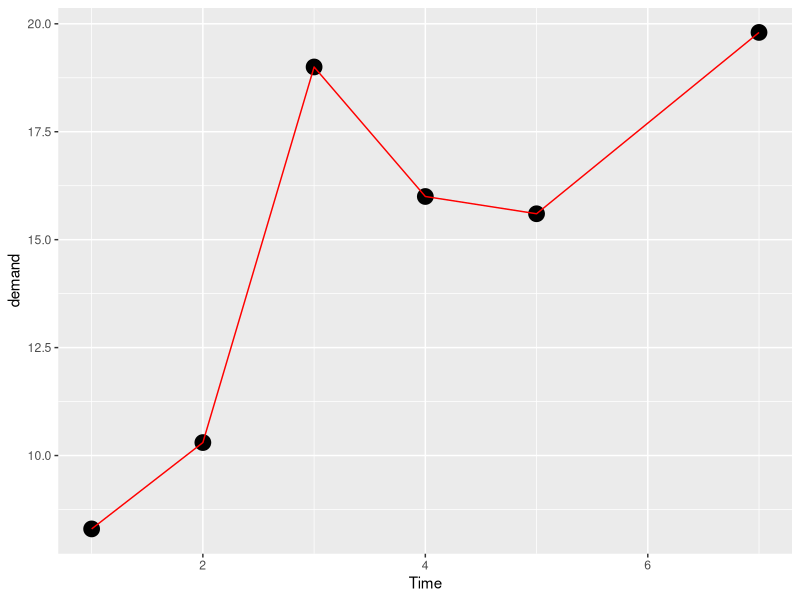
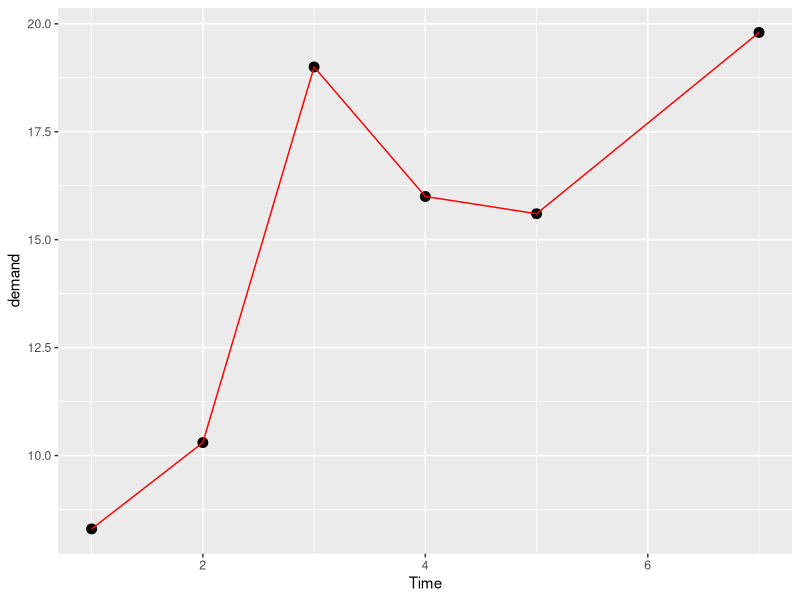
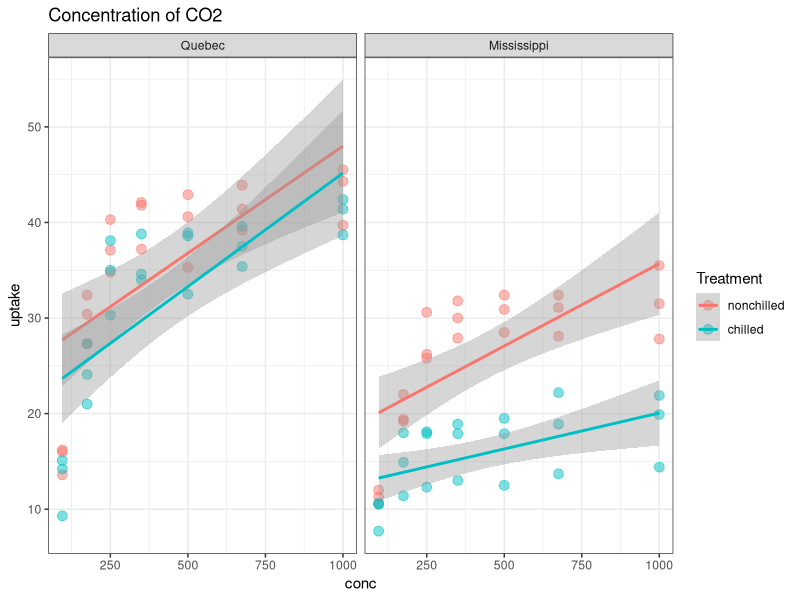
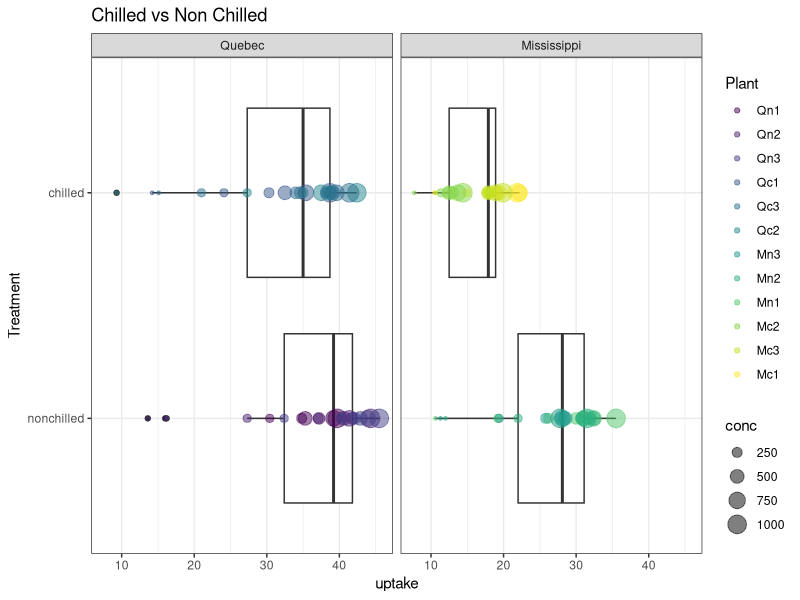
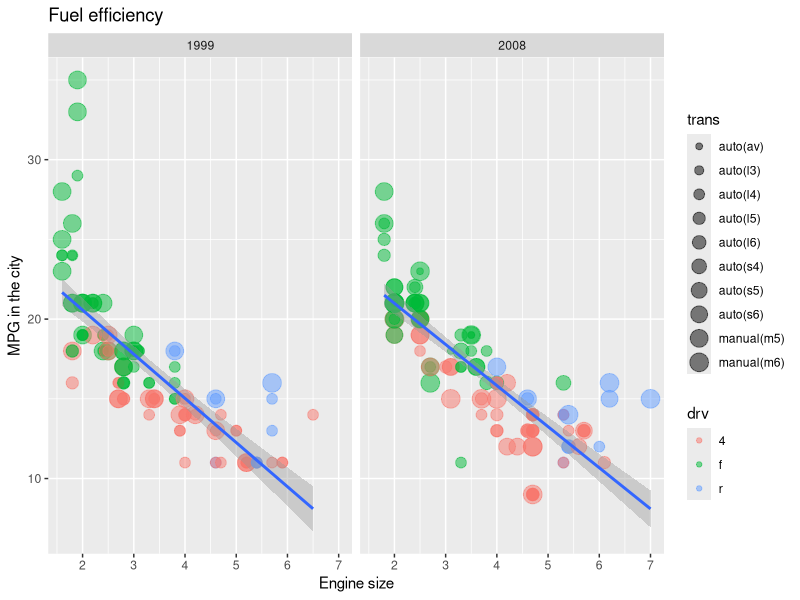

These charts were generated, in order, by the following R code: (Note: this script raises an error after producing the figures.)
library(ggplot2)
library(tidyr)

#  Tests
print("hello world")
y <- c(1, 2, 3)


# Check the data available in R
data()
# ?BOD <-- Run this command in R terminal


# --- ggplot example 1 (from example datasets) ---
ggplot(data = BOD, # Dataset.
       mapping = aes(x = Time, # Mapping the x and y axis.
                     y = demand)) +
  geom_point(size = 5) + # Displaying geometric points
  # and specifying the size.
  geom_line(colour = "red") # Displaying a line and specifying the colour.

# --- ggplot example 2 (from example datasets) ---
ggplot(BOD, aes(Time, demand)) + # ggplot assumes the BOD ref is for the
  # dataframe. It will also assume the first aes parameter is x and
  # the second is y.
  geom_point(size = 3) +
  geom_line(color = "red")
View(CO2)


# --- ggplot example 3 -> using tidyverse scatter plot ---
CO2 %>%
  ggplot(aes(conc, uptake,
             color = Treatment)) +
  geom_point(size = 3, alpha = 0.5) +
  geom_smooth(method = lm, se = TRUE) + # Smoothung method and confidence off.
  facet_wrap(~Type) +
  labs(title = "Concentration of CO2") +
  theme_bw()

# --- ggplot example 4 -> creating a boxplot ---#
CO2 %>%
  ggplot(aes(Treatment, uptake)) +
  geom_boxplot() +
  geom_point(alpha = 0.5, aes(size = conc, color = Plant)) + # this is mapping
  # the size of each data point based on the concentration.
  # also, each plant will have a color.
  facet_wrap(~Type) +
  coord_flip() + # Flips the plot on its side
  theme_bw() + # Theme of the plot frame.
  labs(title = "Chilled vs Non Chilled")


View(mpg)
# --- ggplot example 5 -> scatter plot for mpg data ---#
class(mpg) # Checking the class type, which is <data.frame>
str(mpg) # Another way to check data type

colnames(mpg) # Checking the name of the columns

sum(is.na(mpg$cty))

mpg %>% # Pipe operator for mpg data.
  # filter(mpg$cty < 25) %>% # Using pipe again to filter outliers. NOT WORKING!
  ggplot(aes(displ, cty)) +
  geom_point(aes(colour = drv, size = trans),
             alpha = 0.5) +
  geom_smooth(method = lm) +
  facet_wrap(~year, nrow = 1) +
  labs(x = "Engine size",
    y = "MPG in the city",
    title = "Fuel efficiency"
  )
# The colour gets
# mapped to the drive and the size is dependent on the transmission.

### TEST FILTER NOT FUNCTIONING ###
filtered_mpg <- mpg %>%
  filter(cty < 25) %>%
  ggplot(filtered_mpg, aes(displ, cty))
